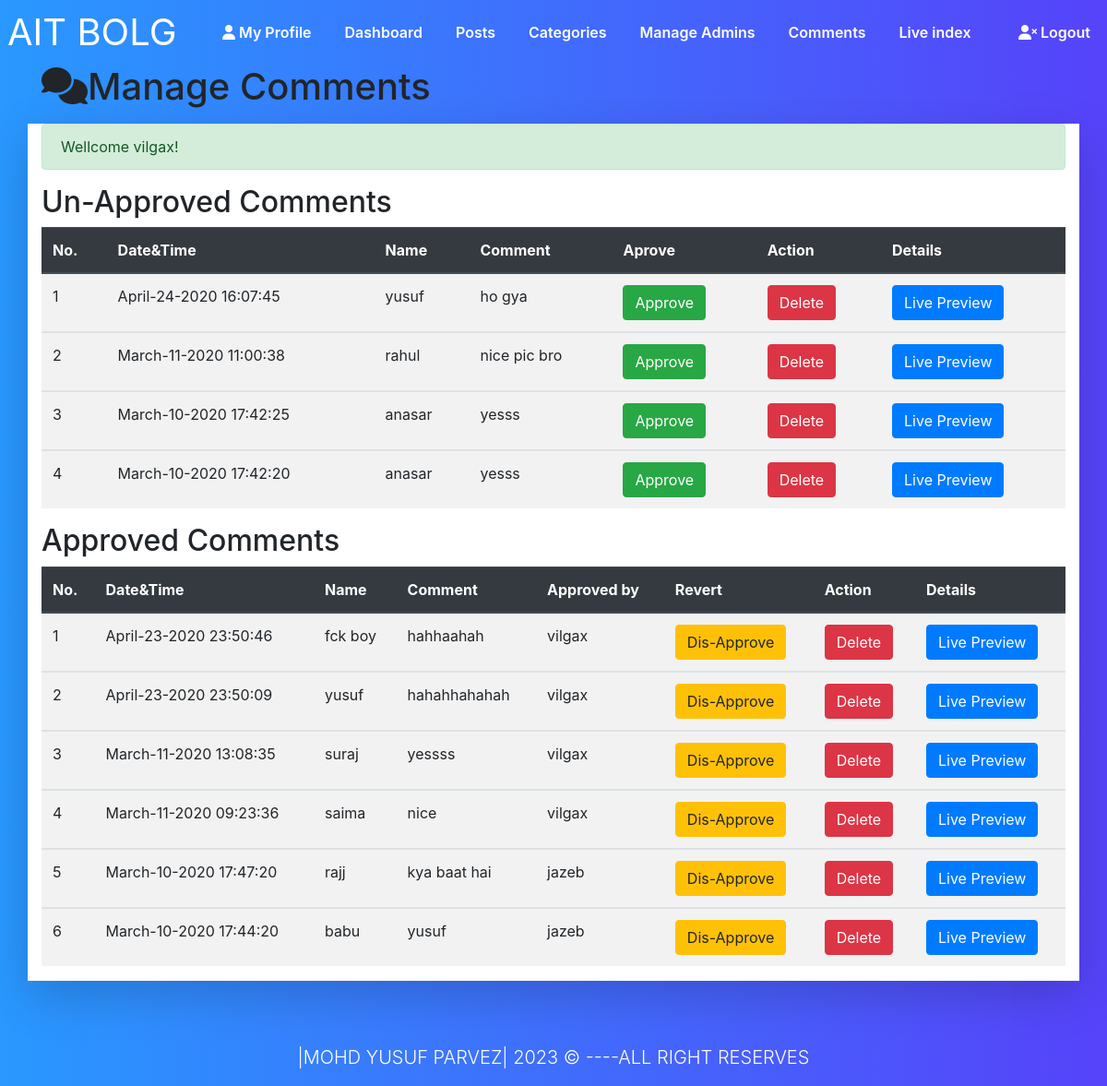
The app's page /comments.php (signed in) with its own data.
### tables this page shows
CREATE TABLE `comments` (
  `id` int(10) NOT NULL,
  `datetime` varchar(50) NOT NULL,
  `name` varchar(50) NOT NULL,
  `email` varchar(50) NOT NULL,
  `comment` varchar(500) NOT NULL,
  `approvedby` varchar(50) NOT NULL,
  `status` varchar(50) NOT NULL,
  `post_id` int(10) NOT NULL
);

### comments.php (the view, shortened to what this page needs)
<?php require_once("includes/Sessions.php");  ?>
<!DOCTYPE html>
<html lang="en">
<head>
	<link rel="stylesheet" type="text/css" href="css/style.css">
	<link rel="stylesheet" type="text/css" href="bootcss/bootstrap.css">
	<link rel="stylesheet" type="text/css" href="bootcss/bootstrap-grid.css">
	<link rel="stylesheet" type="text/css" href="bootcss/bootstrap-reboot.css">
	<link rel="stylesheet" type="text/css" href="css/edit.css">
</head>
<body style="background-image: linear-gradient(to right, #2998ff, #5643fa);">
	<nav class="navbar navbar-dash-back navbar-expand-lg navbar-light ">
  <a class="navbar-brand logo ml-2" href="#">Ait bolg</a>
  <div class="collapse navbar-collapse" id="navbarNav">
  <ul class="navbar-nav ml-auto">
				<li class="nav-item"><a href="profile.php" class="nav-link text-success"><i class="fas fa-user"></i> My Profile</a></li>
				<li class="nav-item"><a href="dashboard.php" class="nav-link">Dashboard</a></li>
				<li class="nav-item"><a href="posts.php" class="nav-link">Posts</a></li>
				<li class="nav-item"><a href="categories.php" class="nav-link">Categories</a></li>
				<li class="nav-item"><a href="admins.php" class="nav-link">Manage Admins</a></li>
				<li class="nav-item"><a href="comments.php" class="nav-link">Comments</a></li>
				<li class="nav-item"><a href="index.php?page=1" class="nav-link">Live index</a></li>
			</ul>
			<ul class="navbar-nav ml-auto">
				<li class="nav-item"><a href="logout.php" class="nav-link text-danger"><i class="fas fa-user-times"></i> Logout</a></li>
			</ul>
  </div>
</nav>
	<header>
		<div class="container">
			<div class="row">
				<div class="col-md-12">
					<h1><i class="fas fa-comments"></i>Manage Comments</h1>
				</div>
			</div>
		</div>
	</header>
	<section class="container py-2 mb-4">
      <div class="row shadow-lg" style="min-height:30px; background-color: #fff;">
        <div class="col-lg-12" style="min-height:400px;">
          <?php
           echo SuccessMessage();
           ?>
          <h2>Un-Approved Comments</h2>
          <div class="table-responsive">
          <table class="table table-striped table-hover">
            <thead class="thead-dark">
              <tr>
                <th>No. </th>
                <th>Date&Time</th>
                <th>Name</th>
                <th>Comment</th>
                <th>Aprove</th>
                <th>Action</th>
                <th>Details</th>
              </tr>
            </thead>
          <?php
          global $ConnectingDB;
          $sql = "SELECT * FROM comments WHERE status='OFF' ORDER BY id desc";
          $Execute =$ConnectingDB->query($sql);
          $SrNo = 0;
          while ($DataRows=$Execute->fetch()) {
            $CommentId = $DataRows["id"];
            $DateTimeOfComment = $DataRows["datetime"];
            $CommenterName = $DataRows["name"];
            $CommentContent= $DataRows["comment"];
            $CommentPostId = $DataRows["post_id"];
            $SrNo++;
          ?>
          <tbody>
            <tr>
              <td><?php echo htmlentities($SrNo); ?></td>
              <td><?php echo htmlentities($DateTimeOfComment); ?></td>
              <td><?php echo htmlentities($CommenterName); ?></td>
              <td><?php echo htmlentities($CommentContent); ?></td>
              <td> <a href="approvecomments.php?id=<?php echo $CommentId;?>" class="btn btn-success">Approve</a>  </td>
              <td> <a href="deletecomments.php?id=<?php echo $CommentId;?>" class="btn btn-danger">Delete</a>  </td>
              <td style="min-width:140px;"> <a class="btn btn-primary"href="fullpost.php?id=<?php echo $CommentPostId; ?>" target="_blank">Live Preview</a> </td>
            </tr>
          </tbody>
          <?php } ?>
          </table>
          </div>
          <h2>Approved Comments</h2>
          <div class="table-responsive">
          <table class="table table-striped table-hover">
            <thead class="thead-dark">
              <tr>
                <th scope="col">No. </th>
                <th scope="col">Date&Time</th>
                <th scope="col">Name</th>
                <th scope="col">Comment</th>
                <th scope="col">Approved by</th>
                <th scope="col">Revert</th>
                <th scope="col">Action</th>
                <th scope="col">Details</th>
              </tr>
            </thead>
          <?php
          global $ConnectingDB;
          $sql = "SELECT * FROM comments WHERE status='ON' ORDER BY id desc";
          $Execute =$ConnectingDB->query($sql);
          $SrNo = 0;
          while ($DataRows=$Execute->fetch()) {
            $CommentId         = $DataRows["id"];
            $DateTimeOfComment = $DataRows["datetime"];
            $CommenterName     = $DataRows["name"];
            $ApprovedBy        = $DataRows["approvedby"];
            $CommentContent    = $DataRows["comment"];
            $CommentPostId     = $DataRows["post_id"];
            $SrNo++;
          ?>
          <tbody>
            <tr>
              <td><?php echo htmlentities($SrNo); ?></td>
              <td><?php echo htmlentities($DateTimeOfComment); ?></td>
              <td><?php echo htmlentities($CommenterName); ?></td>
              <td><?php echo htmlentities($CommentContent); ?></td>
              <td><?php echo htmlentities($ApprovedBy); ?></td>
              <td style="min-width:140px;"> <a href="disapprovecomments.php?id=<?php echo $CommentId;?>" class="btn btn-warning">Dis-Approve</a>  </td>
              <td> <a href="deletecomments.php?id=<?php echo $CommentId;?>" class="btn btn-danger">Delete</a>  </td>
              <td style="min-width:140px;"> <a class="btn btn-primary"href="fullpost.php?id=<?php echo $CommentPostId; ?>" target="_blank">Live Preview</a> </td>
            </tr>
          </tbody>
          <?php } ?>
          </table>
          </div>
        </div>
      </div>
    </section>
	<footer class="dash-bg-color text-white">
		<div class="container mrtop">
			<div class="row">
				<div class="col">
					<p class="lead text-center">|MOHD YUSUF PARVEZ| <span id="year"></span> &copy; ----ALL RIGHT RESERVES</p>
				</div>
			</div>
		</div>
	</footer>
</body>
</html>

### css/edit.css (style rules this page uses)
.logo { color: #fff !important; text-transform: uppercase; font-size: 40px !important; }
body { background-color: #fff !important; }
.navbar-dash-back { background-image: linear-gradient(to right, #2998ff, #5643fa); padding: 0 !important; }
.navbar-nav li { padding: 0 10px; }
.navbar-nav li a { color: #fff !important; font-weight: 600; }
.mrtop { margin-top: 60px !important; }
.dash-bg-color { background-image: linear-gradient(to right, #2998ff, #5643fa); }

### records on screen
comments: datetime "April-24-2020 16:07:45", name "yusuf", comment "ho gya"
comments: datetime "March-11-2020 11:00:38", name "rahul", comment "nice pic bro"
comments: datetime "March-10-2020 17:42:25", name "anasar", comment "yesss"
comments: datetime "March-10-2020 17:42:20", name "anasar", comment "yesss"
comments: datetime "April-23-2020 23:50:46", name "fck boy", comment "hahhaahah", approvedby "vilgax"
comments: datetime "April-23-2020 23:50:09", name "yusuf", comment "hahahhahahah", approvedby "vilgax"
comments: datetime "March-11-2020 13:08:35", name "suraj", comment "yessss", approvedby "vilgax"
comments: datetime "March-11-2020 09:23:36", name "saima", comment "nice", approvedby "vilgax"
comments: datetime "March-10-2020 17:47:20", name "rajj", comment "kya baat hai", approvedby "jazeb"
comments: datetime "March-10-2020 17:44:20", name "babu", comment "yusuf", approvedby "jazeb"

### other values on screen
SuccessMessage() "Wellcome vilgax!"
